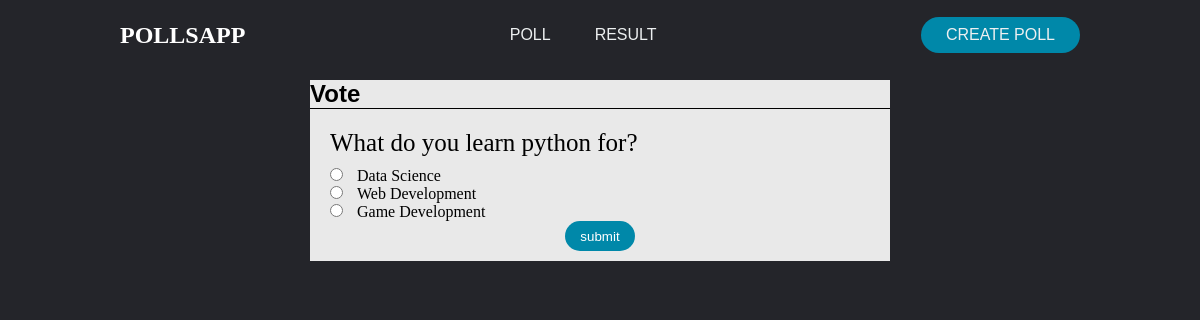
Screenshot of /home/vote/3/ with the database file from the repository.
### polls/models.py (models this page shows, shortened)
class Poll(models.Model):
    pollquestion=models.TextField()
    option1=models.CharField(max_length=65)
    option2=models.CharField(max_length=65)
    option3=models.CharField(max_length=65)
    option1_count=models.IntegerField(default=0)
    option2_count=models.IntegerField(default=0)
    option3_count=models.IntegerField(default=0)

### polls/views.py (the view, shortened to what this page needs)
# urls.py: path('vote/<poll_id>/',views.vote,name='vote'),
def vote(request,poll_id):
	poll = Poll.objects.get(pk=poll_id)
	context={
		'poll':poll
		}
	return render(request,'vote.html',context)

### polls/templates/vote.html (shortened to what this page needs)
{% extends 'index.html'%}
{%load static%}
{%block link%}
<link rel="stylesheet" href="{% static 'votestyle.css'%}">
{%endblock%}
{%block content%}
<main>
    <div class="voteplace">
    <h2 class="voteheader">Vote</h2>
    <form class="votingform" method="POST">{%csrf_token%}
        <p class="pollquestion">{{poll.pollquestion}}</p>
        <div class="optionsplace">
            <input type="radio" name="poll" value="option1">
            <label for="option1">{{poll.option1}}</label>
        </div>
        <div class="optionsplace">
            <input type="radio" name="poll" value="option2">
            <label for="option2">{{poll.option2}}</label>
        </div>
        <div class="optionsplace">
            <input type="radio" name="poll" value="option3">
            <label for="option3">{{poll.option3}}</label><br>
        </div>
        <button type="submit" class="submitbtn">submit</button>
    </form>
    </div>
</main>
{%endblock%}

### polls/static/votestyle.css (style rules this page uses)
main { display: flex; color: black; padding: 10px 20px; }
.voteplace { width: 50%; margin-left: auto; margin-right: auto; display: flex; justify-content: flex-start; flex-direction: column; background-color: rgb(233, 233, 233); }
.votingform { display: flex; justify-content: flex-start; flex-direction: column; }
.voteheader { font-family: Arial, Helvetica, sans-serif; margin-right: auto; border-bottom: 1px solid black; width: 100%; }
.votingform { padding: 10px 20px; }
.pollquestion { font-size: 25px; padding: 10px 0px; }
.votingform label { padding: 10px 10px; }
.submitbtn { color: white; transition: all 0.3s ease 0s; width: 70px; height: 30px; border: none; border-radius:25px ; margin-left: auto; margin-right: auto; background-color: rgb(0, 136, 169, 1); }

### polls/static/indexstyle.css (style rules this page uses)
* { box-sizing: border-box; margin: 0; padding: 0; }
body { background: #24252a; }

### rows the page displays
Poll: pollquestion "What do you learn python for?", option1 "Data Science", option2 "Web Development", option3 "Game Development"
